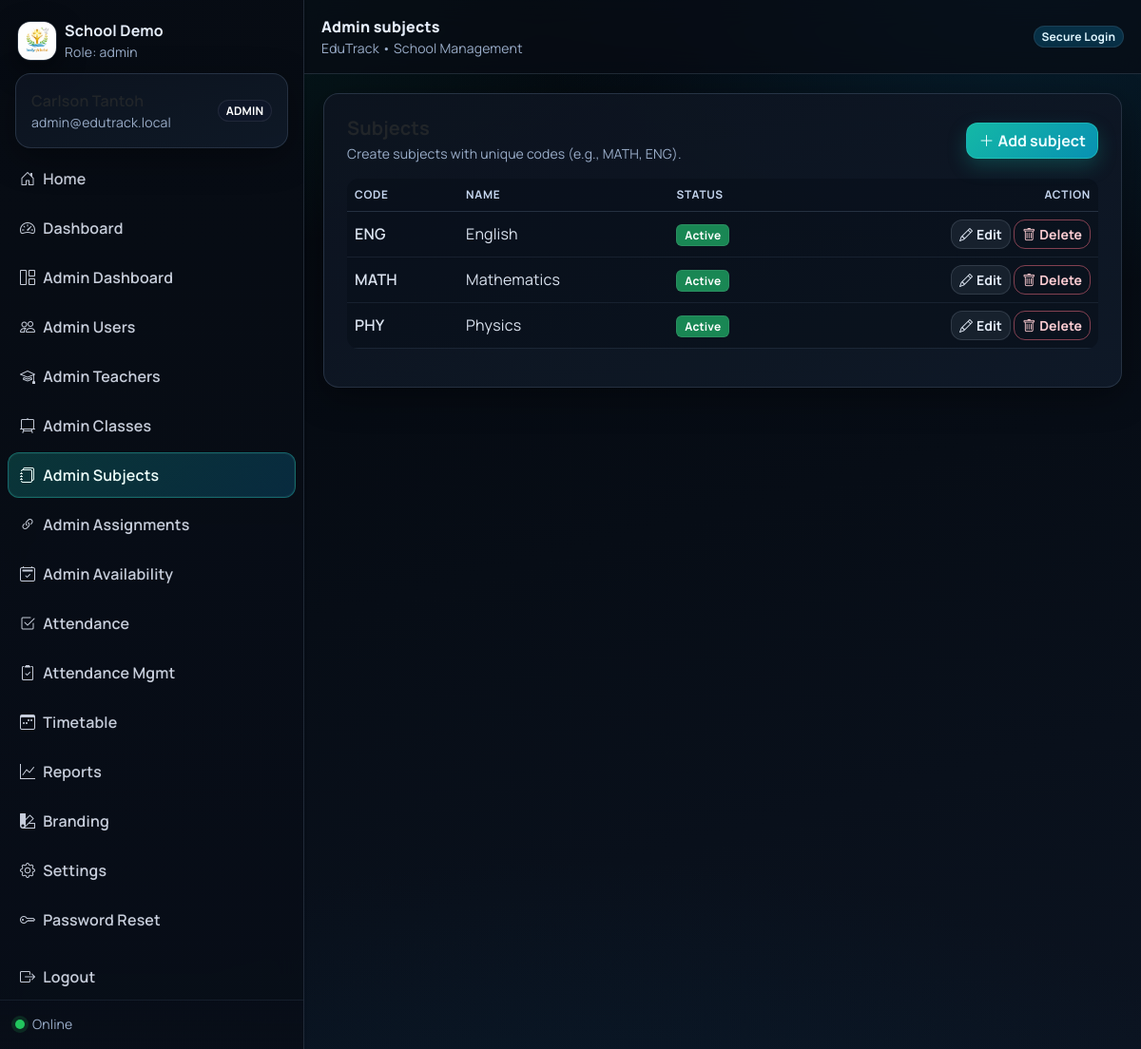
Screenshot of /public/index.php?page=admin_subjects (signed in) with the database file from the repository.
### tables this page shows
CREATE TABLE `school_settings` (
  `id` int(11) NOT NULL DEFAULT 1,
  `school_name` varchar(190) NOT NULL DEFAULT 'EduTrack School',
  `logo_path` varchar(255) DEFAULT NULL,
  `watermark_path` varchar(255) DEFAULT NULL,
  `currency` varchar(10) NOT NULL DEFAULT 'XAF',
  `timezone` varchar(60) NOT NULL DEFAULT 'Africa/Douala',
  `updated_at` timestamp NOT NULL DEFAULT current_timestamp() ON UPDATE current_timestamp()
);

CREATE TABLE `subjects` (
  `id` int(11) NOT NULL,
  `code` varchar(30) NOT NULL,
  `name` varchar(120) NOT NULL,
  `hod_user_id` int(11) DEFAULT NULL,
  `is_active` tinyint(1) NOT NULL DEFAULT 1
);

### public/index.php (called while the page is built, shortened)
<?php
require_once __DIR__ . '/../app/db.php';
require_once __DIR__ . '/../app/auth.php';
include __DIR__ . '/../app/layout/header.php';
include __DIR__ . '/../app/layout/sidebar.php';
include __DIR__ . '/../app/pages/' . $page . '.php';
include __DIR__ . '/../app/layout/footer.php';

### app/db.php (called while the page is built, shortened)
<?php
function db(): PDO {
  static $pdo = null;
  if ($pdo) return $pdo;
  $dsn = 'mysql:host=' . DB_HOST . ';dbname=' . DB_NAME . ';charset=utf8mb4';
  $pdo = new PDO($dsn, DB_USER, DB_PASS, [
    PDO::ATTR_ERRMODE => PDO::ERRMODE_EXCEPTION,
    PDO::ATTR_DEFAULT_FETCH_MODE => PDO::FETCH_ASSOC,
  ]);
  return $pdo;
}

### app/auth.php (called while the page is built, shortened)
<?php
require_once __DIR__ . '/db.php';
function current_user(): ?array {
  return $_SESSION['user'] ?? null;
}

### app/pages/admin_subjects.php (the view, shortened to what this page needs)
<?php
$rows = db()->query("SELECT id, code, name, is_active FROM subjects ORDER BY code")->fetchAll();
?>
<div class="card card-soft">
  <div class="card-body p-4">
    <div class="d-flex align-items-center justify-content-between">
      <div>
        <div class="h5 fw-bold mb-1">Subjects</div>
        <div class="text-muted small">Create subjects with unique codes (e.g., MATH, ENG).</div>
      </div>
      <button class="btn btn-primary" data-bs-toggle="modal" data-bs-target="#modalSubjectCreate"><i class="bi bi-plus-lg me-1"></i>Add subject</button>
    </div>
    <div class="table-responsive mt-3">
      <table class="table table-dark table-hover align-middle">
        <thead class="text-muted">
          <tr><th>Code</th><th>Name</th><th>Status</th><th class="text-end">Action</th></tr>
        </thead>
        <tbody>
          <?php foreach ($rows as $r): ?>
          <tr>
            <td class="fw-semibold"><?= htmlspecialchars($r['code']) ?></td>
            <td><?= htmlspecialchars($r['name']) ?></td>
            <td><?= ((int)$r['is_active']===1) ? '<span class="badge text-bg-success">Active</span>' : '<span class="badge text-bg-danger">Disabled</span>' ?></td>
            <td class="text-end">
              <button class="btn btn-sm btn-soft" data-bs-toggle="modal" data-bs-target="#modalSubjectEdit"
                data-id="<?= (int)$r['id'] ?>"
                data-code="<?= htmlspecialchars($r['code'], ENT_QUOTES) ?>"
                data-name="<?= htmlspecialchars($r['name'], ENT_QUOTES) ?>"
                data-is_active="<?= (int)$r['is_active'] ?>">
                <i class="bi bi-pencil me-1"></i>Edit
              </button>
              <button class="btn btn-sm btn-outline-danger" data-action="delete" data-api="<?= BASE_URL ?>/app/api/subject_delete.php" data-id="<?= (int)$r['id'] ?>">
                <i class="bi bi-trash me-1"></i>Delete
              </button>
            </td>
          </tr>
          <?php endforeach; ?>
        </tbody>
      </table>
    </div>
  </div>
</div>

### app/layout/sidebar.php (shortened to what this page needs)
<?php
$u = current_user();
$role = $u['role'] ?? 'guest';
$page = $_GET['page'] ?? 'dashboard';
$menus = [
  'admin' => [
    ['Home','home','bi-house-door'],
    ['Dashboard','dashboard','bi-speedometer2'],
    ['Admin Dashboard','admin_dashboard','bi-grid-1x2'],
    ['Admin Users','admin_users','bi-people'],
    ['Admin Teachers','admin_teachers','bi-mortarboard'],
    ['Admin Classes','admin_classes','bi-easel2'],
    ['Admin Subjects','admin_subjects','bi-journals'],
    ['Admin Assignments','admin_assignments','bi-link-45deg'],
    ['Admin Availability','admin_availability','bi-calendar2-check'],
    ['Attendance','attendance','bi-check2-square'],
    ['Attendance Mgmt','attendance_management','bi-clipboard2-check'],
    ['Timetable','timetable','bi-calendar3-week'],
    ['Reports','reports','bi-graph-up'],
    ['Branding','branding','bi-palette2'],
    ['Settings','settings','bi-gear'],
    ['Password Reset','password_reset','bi-key']
  ],
  'principal' => [
    ['Home','home','bi-house-door'],
    ['Dashboard','dashboard','bi-speedometer2'],
    ['Teachers','admin_teachers','bi-mortarboard'],
    ['Attendance Validation','attendance','bi-shield-check'],
    ['Attendance Mgmt','attendance_management','bi-clipboard2-check'],
    ['Timetable','timetable','bi-calendar3-week'],
    ['Reports','reports','bi-graph-up'],
  ],
  'teacher' => [
    ['Home','home','bi-house-door'],
    ['Dashboard','dashboard','bi-speedometer2'],
    ['Teacher Portal','teacher_portal','bi-person-lines-fill'],
    ['My Timetable','timetable','bi-calendar3-week'],
    ['My Reports','reports','bi-file-earmark-text'],
  ],
  'prefect' => [
    ['Home','home','bi-house-door'],
    ['Record Attendance','attendance','bi-check2-square'],
    ['Class Timetable','timetable','bi-calendar3-week'],
  ],
];
$links = $menus[$role] ?? [];
$settings = db()->query("SELECT * FROM school_settings WHERE id=1")->fetch() ?: [
  'school_name' => APP_NAME,
  'logo_path' => null,
  'currency' => 'XAF',
  'timezone' => 'Africa/Douala',
];
$logo = $settings['logo_path']
  ? (BASE_URL . '/' . ltrim((string)$settings['logo_path'], '/'))
  : (BASE_URL . '/assets/img/logo.svg');
?>
<nav class="sidebar shadow-sm">
  <div class="sidebar-brand d-flex align-items-center gap-2">
    <img src="<?= htmlspecialchars($logo) ?>" alt="logo" style="width:42px;height:42px;border-radius:14px;">
    <div>
      <div class="fw-bold"><?= htmlspecialchars($settings['school_name'] ?? APP_NAME) ?></div>
      <div class="text-muted small">Role: <?= htmlspecialchars($role) ?></div>
    </div>
  </div>
  <?php if ($u): ?>
  <div class="px-3 pb-2">
    <div class="card card-soft">
      <div class="card-body py-3">
        <div class="d-flex align-items-center justify-content-between">
          <div>
            <div class="fw-semibold"><?= htmlspecialchars($u['full_name']) ?></div>
            <div class="text-muted small"><?= htmlspecialchars($u['email']) ?></div>
          </div>
          <span class="badge rounded-pill text-bg-dark"><?= strtoupper(htmlspecialchars($role)) ?></span>
        </div>
      </div>
    </div>
  </div>
  <?php endif; ?>
  <div class="px-2">
    <div class="nav flex-column nav-pills gap-1">
      <?php foreach ($links as [$label,$p,$icon]): ?>
        <a class="nav-link <?= ($page === $p) ? 'active' : '' ?>"
           href="<?= BASE_URL ?>/index.php?page=<?= $p ?>">
          <i class="bi <?= $icon ?> me-2"></i><?= htmlspecialchars($label) ?>
        </a>
      <?php endforeach; ?>
      <?php if ($u): ?>
        <a class="nav-link mt-2" href="<?= BASE_URL ?>/index.php?page=logout">
          <i class="bi bi-box-arrow-right me-2"></i>Logout
        </a>
      <?php endif; ?>
    </div>
  </div>
  <div class="sidebar-footer px-3">
    <div id="netStatus" class="small text-muted d-flex align-items-center gap-2">
      <span class="status-dot"></span>
      <span>Checking connection...</span>
    </div>
  </div>
</nav>
<main class="main">
  <header class="topbar">
    <div class="d-flex align-items-center justify-content-between gap-3">
      <div class="d-flex align-items-center gap-2">
        <div>
          <div class="fw-bold"><?= htmlspecialchars(ucfirst(str_replace('_',' ', $page))) ?></div>
          <div class="text-muted small"><?= APP_NAME ?> • School Management</div>
        </div>
      </div>
      <div class="d-flex align-items-center gap-2">
        <span class="badge rounded-pill text-bg-secondary d-none d-md-inline">Secure Login</span>
      </div>
    </div>
  </header>
  <section class="content container-fluid">

### rows the page displays
school_settings: logo_path (picture), school_name "School Demo"
subjects: code "ENG", name "English", is_active "Active"
subjects: code "MATH", name "Mathematics", is_active "Active"
subjects: code "PHY", name "Physics", is_active "Active"

### other values shown
$role "admin"
$u['email'] "admin@edutrack.local"
$role "ADMIN"
$label "Home"
$label "Dashboard"
$label "Admin Dashboard"
$label "Admin Users"
$label "Admin Teachers"
$label "Admin Classes"
$label "Admin Subjects"
$label "Admin Assignments"
$label "Admin Availability"
$label "Attendance"
$label "Attendance Mgmt"
$label "Timetable"
